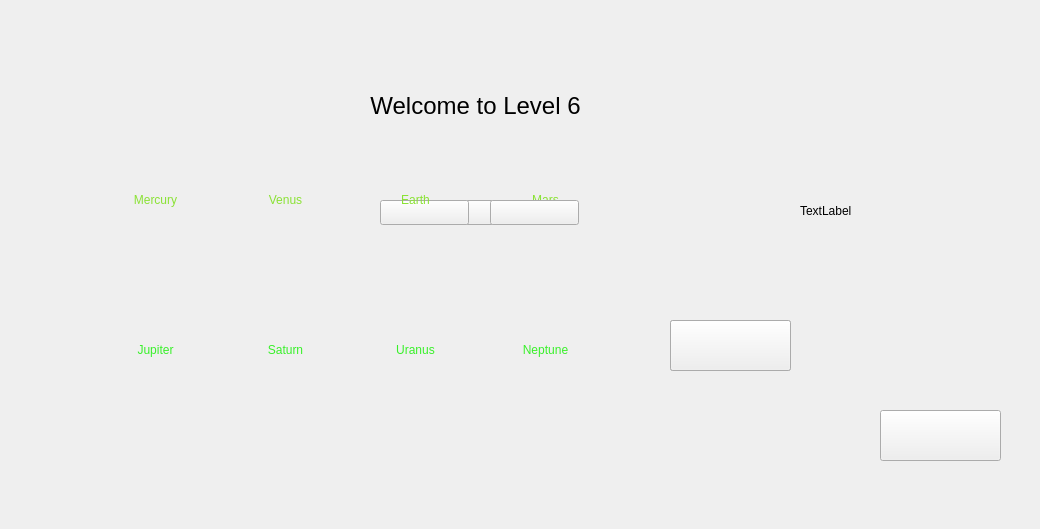
<?xml version="1.0" encoding="UTF-8"?>
<ui version="4.0">
 <class>Level6</class>
 <widget class="QWidget" name="Level6">
  <property name="geometry">
   <rect>
    <x>0</x>
    <y>0</y>
    <width>1040</width>
    <height>529</height>
   </rect>
  </property>
  <property name="windowTitle">
   <string>Form</string>
  </property>
  <widget class="QStackedWidget" name="stackedWidget">
   <property name="geometry">
    <rect>
     <x>0</x>
     <y>0</y>
     <width>1040</width>
     <height>529</height>
    </rect>
   </property>
   <property name="styleSheet">
    <string notr="true">background-color: ();</string>
   </property>
   <property name="currentIndex">
    <number>0</number>
   </property>
   <widget class="QWidget" name="page">
    <widget class="QPushButton" name="levelButton">
     <property name="geometry">
      <rect>
       <x>880</x>
       <y>410</y>
       <width>121</width>
       <height>51</height>
      </rect>
     </property>
     <property name="styleSheet">
      <string notr="true">border-image : url(:/Pictures/selectlevel.png)</string>
     </property>
     <property name="text">
      <string/>
     </property>
    </widget>
    <widget class="QLabel" name="imageLabel">
     <property name="geometry">
      <rect>
       <x>800</x>
       <y>50</y>
       <width>322</width>
       <height>322</height>
      </rect>
     </property>
     <property name="styleSheet">
      <string notr="true">image: url(:/new/prefix1/ImagesLevel6/lean.png);</string>
     </property>
     <property name="text">
      <string>TextLabel</string>
     </property>
    </widget>
    <widget class="QLabel" name="chatLabel1">
     <property name="geometry">
      <rect>
       <x>80</x>
       <y>30</y>
       <width>791</width>
       <height>151</height>
      </rect>
     </property>
     <property name="font">
      <font>
       <pointsize>18</pointsize>
      </font>
     </property>
     <property name="text">
      <string>Welcome to Level 6</string>
     </property>
     <property name="alignment">
      <set>Qt::AlignCenter</set>
     </property>
    </widget>
    <widget class="QPushButton" name="pushButton">
     <property name="geometry">
      <rect>
       <x>380</x>
       <y>200</y>
       <width>89</width>
       <height>25</height>
      </rect>
     </property>
     <property name="styleSheet">
      <string notr="true">border-image: url(:/Pictures/yes.png);</string>
     </property>
     <property name="text">
      <string/>
     </property>
    </widget>
    <widget class="QPushButton" name="pushButton_2">
     <property name="geometry">
      <rect>
       <x>490</x>
       <y>200</y>
       <width>89</width>
       <height>25</height>
      </rect>
     </property>
     <property name="styleSheet">
      <string notr="true">border-image: url(:/Pictures/no.png);</string>
     </property>
     <property name="text">
      <string/>
     </property>
    </widget>
    <widget class="QPushButton" name="startevel6">
     <property name="geometry">
      <rect>
       <x>430</x>
       <y>200</y>
       <width>89</width>
       <height>25</height>
      </rect>
     </property>
     <property name="styleSheet">
      <string notr="true">border-image: url(:/Pictures/what.png);</string>
     </property>
     <property name="text">
      <string/>
     </property>
    </widget>
    <widget class="QPushButton" name="contStart">
     <property name="geometry">
      <rect>
       <x>430</x>
       <y>200</y>
       <width>89</width>
       <height>25</height>
      </rect>
     </property>
     <property name="styleSheet">
      <string notr="true">border-image: url(:/Pictures/nice.png);</string>
     </property>
     <property name="text">
      <string/>
     </property>
    </widget>
    <widget class="QLabel" name="mercury">
     <property name="geometry">
      <rect>
       <x>100</x>
       <y>230</y>
       <width>111</width>
       <height>91</height>
      </rect>
     </property>
     <property name="styleSheet">
      <string notr="true">image: url(:/new/prefix1/ImagesLevel6/mercury.jpg);</string>
     </property>
     <property name="text">
      <string/>
     </property>
    </widget>
    <widget class="QLabel" name="venus">
     <property name="geometry">
      <rect>
       <x>230</x>
       <y>230</y>
       <width>111</width>
       <height>91</height>
      </rect>
     </property>
     <property name="text">
      <string/>
     </property>
    </widget>
    <widget class="QLabel" name="earth">
     <property name="geometry">
      <rect>
       <x>360</x>
       <y>230</y>
       <width>111</width>
       <height>91</height>
      </rect>
     </property>
     <property name="text">
      <string/>
     </property>
    </widget>
    <widget class="QLabel" name="mars">
     <property name="geometry">
      <rect>
       <x>490</x>
       <y>230</y>
       <width>111</width>
       <height>91</height>
      </rect>
     </property>
     <property name="text">
      <string/>
     </property>
    </widget>
    <widget class="QLabel" name="jupiter">
     <property name="geometry">
      <rect>
       <x>100</x>
       <y>380</y>
       <width>111</width>
       <height>91</height>
      </rect>
     </property>
     <property name="text">
      <string/>
     </property>
    </widget>
    <widget class="QLabel" name="saturn">
     <property name="geometry">
      <rect>
       <x>230</x>
       <y>380</y>
       <width>111</width>
       <height>91</height>
      </rect>
     </property>
     <property name="text">
      <string/>
     </property>
    </widget>
    <widget class="QLabel" name="uranus">
     <property name="geometry">
      <rect>
       <x>360</x>
       <y>380</y>
       <width>111</width>
       <height>91</height>
      </rect>
     </property>
     <property name="text">
      <string/>
     </property>
    </widget>
    <widget class="QLabel" name="neptune">
     <property name="geometry">
      <rect>
       <x>490</x>
       <y>380</y>
       <width>111</width>
       <height>91</height>
      </rect>
     </property>
     <property name="text">
      <string/>
     </property>
    </widget>
    <widget class="QLabel" name="pluto">
     <property name="geometry">
      <rect>
       <x>630</x>
       <y>380</y>
       <width>111</width>
       <height>91</height>
      </rect>
     </property>
     <property name="text">
      <string/>
     </property>
    </widget>
    <widget class="QLabel" name="terresBorder">
     <property name="geometry">
      <rect>
       <x>80</x>
       <y>220</y>
       <width>541</width>
       <height>111</height>
      </rect>
     </property>
     <property name="text">
      <string/>
     </property>
    </widget>
    <widget class="QLabel" name="gasBorder">
     <property name="geometry">
      <rect>
       <x>80</x>
       <y>370</y>
       <width>541</width>
       <height>111</height>
      </rect>
     </property>
     <property name="text">
      <string/>
     </property>
    </widget>
    <widget class="QLabel" name="mercLabel">
     <property name="geometry">
      <rect>
       <x>100</x>
       <y>190</y>
       <width>111</width>
       <height>20</height>
      </rect>
     </property>
     <property name="text">
      <string>&lt;html&gt;&lt;head/&gt;&lt;body&gt;&lt;p&gt;&lt;span style=&quot; color:#8ae234;&quot;&gt;Mercury&lt;/span&gt;&lt;/p&gt;&lt;/body&gt;&lt;/html&gt;</string>
     </property>
     <property name="alignment">
      <set>Qt::AlignCenter</set>
     </property>
    </widget>
    <widget class="QLabel" name="venusLabel">
     <property name="geometry">
      <rect>
       <x>230</x>
       <y>190</y>
       <width>111</width>
       <height>20</height>
      </rect>
     </property>
     <property name="text">
      <string>&lt;html&gt;&lt;head/&gt;&lt;body&gt;&lt;p&gt;&lt;span style=&quot; color:#8ae234;&quot;&gt;Venus&lt;/span&gt;&lt;/p&gt;&lt;/body&gt;&lt;/html&gt;</string>
     </property>
     <property name="alignment">
      <set>Qt::AlignCenter</set>
     </property>
    </widget>
    <widget class="QLabel" name="marsLabel">
     <property name="geometry">
      <rect>
       <x>490</x>
       <y>190</y>
       <width>111</width>
       <height>20</height>
      </rect>
     </property>
     <property name="text">
      <string>&lt;html&gt;&lt;head/&gt;&lt;body&gt;&lt;p&gt;&lt;span style=&quot; color:#8ae234;&quot;&gt;Mars&lt;/span&gt;&lt;/p&gt;&lt;/body&gt;&lt;/html&gt;</string>
     </property>
     <property name="alignment">
      <set>Qt::AlignCenter</set>
     </property>
    </widget>
    <widget class="QLabel" name="earthLabel">
     <property name="geometry">
      <rect>
       <x>360</x>
       <y>190</y>
       <width>111</width>
       <height>20</height>
      </rect>
     </property>
     <property name="text">
      <string>&lt;html&gt;&lt;head/&gt;&lt;body&gt;&lt;p&gt;&lt;span style=&quot; color:#8ae234;&quot;&gt;Earth&lt;/span&gt;&lt;/p&gt;&lt;/body&gt;&lt;/html&gt;</string>
     </property>
     <property name="alignment">
      <set>Qt::AlignCenter</set>
     </property>
    </widget>
    <widget class="QLabel" name="satLabel">
     <property name="geometry">
      <rect>
       <x>230</x>
       <y>340</y>
       <width>111</width>
       <height>20</height>
      </rect>
     </property>
     <property name="text">
      <string>&lt;html&gt;&lt;head/&gt;&lt;body&gt;&lt;p&gt;&lt;span style=&quot; color:#38f029;&quot;&gt;Saturn&lt;/span&gt;&lt;/p&gt;&lt;/body&gt;&lt;/html&gt;</string>
     </property>
     <property name="alignment">
      <set>Qt::AlignCenter</set>
     </property>
    </widget>
    <widget class="QLabel" name="jupLabel">
     <property name="geometry">
      <rect>
       <x>100</x>
       <y>340</y>
       <width>111</width>
       <height>20</height>
      </rect>
     </property>
     <property name="text">
      <string>&lt;html&gt;&lt;head/&gt;&lt;body&gt;&lt;p&gt;&lt;span style=&quot; color:#38f029;&quot;&gt;Jupiter&lt;/span&gt;&lt;/p&gt;&lt;/body&gt;&lt;/html&gt;</string>
     </property>
     <property name="alignment">
      <set>Qt::AlignCenter</set>
     </property>
    </widget>
    <widget class="QLabel" name="uranLabel">
     <property name="geometry">
      <rect>
       <x>360</x>
       <y>340</y>
       <width>111</width>
       <height>20</height>
      </rect>
     </property>
     <property name="text">
      <string>&lt;html&gt;&lt;head/&gt;&lt;body&gt;&lt;p&gt;&lt;span style=&quot; color:#38f029;&quot;&gt;Uranus&lt;/span&gt;&lt;/p&gt;&lt;/body&gt;&lt;/html&gt;</string>
     </property>
     <property name="alignment">
      <set>Qt::AlignCenter</set>
     </property>
    </widget>
    <widget class="QLabel" name="neptLabel">
     <property name="geometry">
      <rect>
       <x>490</x>
       <y>340</y>
       <width>111</width>
       <height>20</height>
      </rect>
     </property>
     <property name="text">
      <string>&lt;html&gt;&lt;head/&gt;&lt;body&gt;&lt;p&gt;&lt;span style=&quot; color:#38f029;&quot;&gt;Neptune&lt;/span&gt;&lt;/p&gt;&lt;/body&gt;&lt;/html&gt;</string>
     </property>
     <property name="alignment">
      <set>Qt::AlignCenter</set>
     </property>
    </widget>
    <widget class="QPushButton" name="mnemonicButton">
     <property name="geometry">
      <rect>
       <x>670</x>
       <y>320</y>
       <width>121</width>
       <height>51</height>
      </rect>
     </property>
     <property name="styleSheet">
      <string notr="true">border-image: url(:/Pictures/teachme.png);</string>
     </property>
     <property name="text">
      <string/>
     </property>
    </widget>
    <widget class="QPushButton" name="playGameButton">
     <property name="geometry">
      <rect>
       <x>670</x>
       <y>320</y>
       <width>121</width>
       <height>51</height>
      </rect>
     </property>
     <property name="styleSheet">
      <string notr="true">border-image: url(:/Pictures/startgameorange.png);</string>
     </property>
     <property name="text">
      <string/>
     </property>
    </widget>
    <zorder>terresBorder</zorder>
    <zorder>gasBorder</zorder>
    <zorder>saturn</zorder>
    <zorder>jupLabel</zorder>
    <zorder>jupiter</zorder>
    <zorder>contStart</zorder>
    <zorder>mars</zorder>
    <zorder>venusLabel</zorder>
    <zorder>uranus</zorder>
    <zorder>startevel6</zorder>
    <zorder>pluto</zorder>
    <zorder>satLabel</zorder>
    <zorder>neptLabel</zorder>
    <zorder>venus</zorder>
    <zorder>levelButton</zorder>
    <zorder>pushButton</zorder>
    <zorder>mercury</zorder>
    <zorder>imageLabel</zorder>
    <zorder>earth</zorder>
    <zorder>marsLabel</zorder>
    <zorder>chatLabel1</zorder>
    <zorder>mercLabel</zorder>
    <zorder>uranLabel</zorder>
    <zorder>pushButton_2</zorder>
    <zorder>neptune</zorder>
    <zorder>earthLabel</zorder>
    <zorder>mnemonicButton</zorder>
    <zorder>playGameButton</zorder>
   </widget>
   <widget class="QWidget" name="page_2">
    <widget class="QPushButton" name="levelButton_2">
     <property name="geometry">
      <rect>
       <x>880</x>
       <y>410</y>
       <width>121</width>
       <height>51</height>
      </rect>
     </property>
     <property name="styleSheet">
      <string notr="true">border-image: url(:/Pictures/selectlevel.png);</string>
     </property>
     <property name="text">
      <string/>
     </property>
    </widget>
    <widget class="QFrame" name="frame">
     <property name="geometry">
      <rect>
       <x>20</x>
       <y>10</y>
       <width>981</width>
       <height>381</height>
      </rect>
     </property>
     <property name="styleSheet">
      <string notr="true">background-color: ();</string>
     </property>
     <property name="frameShape">
      <enum>QFrame::StyledPanel</enum>
     </property>
     <property name="frameShadow">
      <enum>QFrame::Raised</enum>
     </property>
     <widget class="QLabel" name="marsIcon">
      <property name="geometry">
       <rect>
        <x>470</x>
        <y>70</y>
        <width>81</width>
        <height>71</height>
       </rect>
      </property>
      <property name="text">
       <string/>
      </property>
     </widget>
     <widget class="QPushButton" name="mercButton">
      <property name="geometry">
       <rect>
        <x>80</x>
        <y>70</y>
        <width>81</width>
        <height>71</height>
       </rect>
      </property>
      <property name="styleSheet">
       <string notr="true">border-image: url(:/new/prefix1/ImagesLevel6/mercuryIcon.png);</string>
      </property>
      <property name="text">
       <string/>
      </property>
     </widget>
     <widget class="QPushButton" name="venButton">
      <property name="geometry">
       <rect>
        <x>210</x>
        <y>70</y>
        <width>81</width>
        <height>71</height>
       </rect>
      </property>
      <property name="text">
       <string/>
      </property>
     </widget>
     <widget class="QPushButton" name="earthButton">
      <property name="geometry">
       <rect>
        <x>340</x>
        <y>70</y>
        <width>81</width>
        <height>71</height>
       </rect>
      </property>
      <property name="text">
       <string/>
      </property>
     </widget>
     <widget class="QPushButton" name="marsButton">
      <property name="geometry">
       <rect>
        <x>470</x>
        <y>70</y>
        <width>81</width>
        <height>71</height>
       </rect>
      </property>
      <property name="text">
       <string/>
      </property>
     </widget>
     <widget class="QLabel" name="loseLabel">
      <property name="geometry">
       <rect>
        <x>680</x>
        <y>120</y>
        <width>111</width>
        <height>71</height>
       </rect>
      </property>
      <property name="font">
       <font>
        <pointsize>18</pointsize>
        <weight>75</weight>
        <bold>true</bold>
       </font>
      </property>
      <property name="styleSheet">
       <string notr="true">QLabel { background-color: white; color: blue; }</string>
      </property>
      <property name="text">
       <string>LOSE</string>
      </property>
      <property name="alignment">
       <set>Qt::AlignCenter</set>
      </property>
     </widget>
     <widget class="QPushButton" name="nextLevel">
      <property name="geometry">
       <rect>
        <x>820</x>
        <y>180</y>
        <width>121</width>
        <height>61</height>
       </rect>
      </property>
      <property name="styleSheet">
       <string notr="true">border-image: url(:/Pictures/nextstage.png);</string>
      </property>
      <property name="text">
       <string/>
      </property>
     </widget>
     <widget class="QPushButton" name="restartButton">
      <property name="geometry">
       <rect>
        <x>820</x>
        <y>280</y>
        <width>121</width>
        <height>61</height>
       </rect>
      </property>
      <property name="styleSheet">
       <string notr="true">border-image: url(:/Pictures/restartstage.png);</string>
      </property>
      <property name="text">
       <string/>
      </property>
     </widget>
     <widget class="QPushButton" name="jupiterButton">
      <property name="geometry">
       <rect>
        <x>80</x>
        <y>230</y>
        <width>81</width>
        <height>70</height>
       </rect>
      </property>
      <property name="text">
       <string>PushButton</string>
      </property>
     </widget>
     <widget class="QPushButton" name="saturnButton">
      <property name="geometry">
       <rect>
        <x>210</x>
        <y>230</y>
        <width>81</width>
        <height>71</height>
       </rect>
      </property>
      <property name="text">
       <string>PushButton</string>
      </property>
     </widget>
     <widget class="QPushButton" name="uranusButton">
      <property name="geometry">
       <rect>
        <x>340</x>
        <y>230</y>
        <width>81</width>
        <height>71</height>
       </rect>
      </property>
      <property name="text">
       <string>PushButton</string>
      </property>
     </widget>
     <widget class="QPushButton" name="neptuneButton">
      <property name="geometry">
       <rect>
        <x>470</x>
        <y>230</y>
        <width>81</width>
        <height>71</height>
       </rect>
      </property>
      <property name="text">
       <string>PushButton</string>
      </property>
     </widget>
     <widget class="QLabel" name="label_3">
      <property name="geometry">
       <rect>
        <x>70</x>
        <y>60</y>
        <width>101</width>
        <height>91</height>
       </rect>
      </property>
      <property name="text">
       <string/>
      </property>
     </widget>
     <widget class="QLabel" name="label_4">
      <property name="geometry">
       <rect>
        <x>200</x>
        <y>60</y>
        <width>101</width>
        <height>91</height>
       </rect>
      </property>
      <property name="text">
       <string/>
      </property>
     </widget>
     <widget class="QLabel" name="label_5">
      <property name="geometry">
       <rect>
        <x>330</x>
        <y>60</y>
        <width>101</width>
        <height>91</height>
       </rect>
      </property>
      <property name="text">
       <string/>
      </property>
     </widget>
     <widget class="QLabel" name="label_6">
      <property name="geometry">
       <rect>
        <x>460</x>
        <y>60</y>
        <width>101</width>
        <height>91</height>
       </rect>
      </property>
      <property name="text">
       <string/>
      </property>
     </widget>
     <widget class="QLabel" name="label_7">
      <property name="geometry">
       <rect>
        <x>70</x>
        <y>220</y>
        <width>101</width>
        <height>91</height>
       </rect>
      </property>
      <property name="text">
       <string/>
      </property>
     </widget>
     <widget class="QLabel" name="label_8">
      <property name="geometry">
       <rect>
        <x>200</x>
        <y>220</y>
        <width>101</width>
        <height>91</height>
       </rect>
      </property>
      <property name="text">
       <string/>
      </property>
     </widget>
     <widget class="QLabel" name="label_9">
      <property name="geometry">
       <rect>
        <x>330</x>
        <y>220</y>
        <width>101</width>
        <height>91</height>
       </rect>
      </property>
      <property name="text">
       <string/>
      </property>
     </widget>
     <widget class="QLabel" name="label_10">
      <property name="geometry">
       <rect>
        <x>460</x>
        <y>220</y>
        <width>101</width>
        <height>91</height>
       </rect>
      </property>
      <property name="text">
       <string/>
      </property>
     </widget>
     <zorder>label_4</zorder>
     <zorder>label_7</zorder>
     <zorder>label_9</zorder>
     <zorder>label_10</zorder>
     <zorder>label_5</zorder>
     <zorder>label_6</zorder>
     <zorder>label_8</zorder>
     <zorder>label_3</zorder>
     <zorder>marsIcon</zorder>
     <zorder>mercButton</zorder>
     <zorder>venButton</zorder>
     <zorder>earthButton</zorder>
     <zorder>marsButton</zorder>
     <zorder>loseLabel</zorder>
     <zorder>nextLevel</zorder>
     <zorder>restartButton</zorder>
     <zorder>jupiterButton</zorder>
     <zorder>saturnButton</zorder>
     <zorder>uranusButton</zorder>
     <zorder>neptuneButton</zorder>
    </widget>
    <widget class="QLabel" name="label">
     <property name="geometry">
      <rect>
       <x>170</x>
       <y>410</y>
       <width>641</width>
       <height>51</height>
      </rect>
     </property>
     <property name="font">
      <font>
       <pointsize>13</pointsize>
      </font>
     </property>
     <property name="text">
      <string>Click the planets in the right order! The faster your time, the better your score!</string>
     </property>
     <property name="alignment">
      <set>Qt::AlignCenter</set>
     </property>
     <property name="wordWrap">
      <bool>true</bool>
     </property>
    </widget>
    <zorder>frame</zorder>
    <zorder>levelButton_2</zorder>
    <zorder>label</zorder>
   </widget>
   <widget class="QWidget" name="page_3">
    <widget class="QFrame" name="frame_2">
     <property name="geometry">
      <rect>
       <x>20</x>
       <y>10</y>
       <width>981</width>
       <height>381</height>
      </rect>
     </property>
     <property name="styleSheet">
      <string notr="true">background-color: ();</string>
     </property>
     <property name="frameShape">
      <enum>QFrame::StyledPanel</enum>
     </property>
     <property name="frameShadow">
      <enum>QFrame::Raised</enum>
     </property>
     <widget class="QLabel" name="mercuryIcon_2">
      <property name="geometry">
       <rect>
        <x>430</x>
        <y>170</y>
        <width>101</width>
        <height>91</height>
       </rect>
      </property>
      <property name="text">
       <string/>
      </property>
     </widget>
     <widget class="QLabel" name="venusIcon_2">
      <property name="geometry">
       <rect>
        <x>240</x>
        <y>130</y>
        <width>101</width>
        <height>91</height>
       </rect>
      </property>
      <property name="text">
       <string/>
      </property>
     </widget>
     <widget class="QLabel" name="earthIcon_2">
      <property name="geometry">
       <rect>
        <x>30</x>
        <y>10</y>
        <width>101</width>
        <height>91</height>
       </rect>
      </property>
      <property name="text">
       <string/>
      </property>
     </widget>
     <widget class="QLabel" name="marsIcon_2">
      <property name="geometry">
       <rect>
        <x>50</x>
        <y>210</y>
        <width>101</width>
        <height>91</height>
       </rect>
      </property>
      <property name="text">
       <string/>
      </property>
     </widget>
     <widget class="QPushButton" name="mercButton_2">
      <property name="geometry">
       <rect>
        <x>440</x>
        <y>180</y>
        <width>81</width>
        <height>71</height>
       </rect>
      </property>
      <property name="text">
       <string/>
      </property>
     </widget>
     <widget class="QPushButton" name="venButton_2">
      <property name="geometry">
       <rect>
        <x>250</x>
        <y>140</y>
        <width>81</width>
        <height>71</height>
       </rect>
      </property>
      <property name="styleSheet">
       <string notr="true">border-image:url(:/new/prefix1/ImagesLevel6/venusIcon.png)</string>
      </property>
      <property name="text">
       <string/>
      </property>
     </widget>
     <widget class="QPushButton" name="earthButton_2">
      <property name="geometry">
       <rect>
        <x>40</x>
        <y>20</y>
        <width>81</width>
        <height>71</height>
       </rect>
      </property>
      <property name="styleSheet">
       <string notr="true">border-image: url(:/new/prefix1/ImagesLevel6/earthIcon.png);</string>
      </property>
      <property name="text">
       <string/>
      </property>
     </widget>
     <widget class="QPushButton" name="marsButton_2">
      <property name="geometry">
       <rect>
        <x>60</x>
        <y>220</y>
        <width>81</width>
        <height>71</height>
       </rect>
      </property>
      <property name="text">
       <string/>
      </property>
     </widget>
     <widget class="QLabel" name="loseLabel_2">
      <property name="geometry">
       <rect>
        <x>680</x>
        <y>120</y>
        <width>121</width>
        <height>71</height>
       </rect>
      </property>
      <property name="font">
       <font>
        <pointsize>18</pointsize>
        <weight>75</weight>
        <bold>true</bold>
       </font>
      </property>
      <property name="styleSheet">
       <string notr="true">QLabel { background-color: white; color: blue; }</string>
      </property>
      <property name="text">
       <string>LOSE</string>
      </property>
      <property name="alignment">
       <set>Qt::AlignCenter</set>
      </property>
     </widget>
     <widget class="QPushButton" name="nextLevel_2">
      <property name="geometry">
       <rect>
        <x>820</x>
        <y>180</y>
        <width>121</width>
        <height>61</height>
       </rect>
      </property>
      <property name="styleSheet">
       <string notr="true">border-image: url(:/Pictures/nextstage.png);</string>
      </property>
      <property name="text">
       <string/>
      </property>
     </widget>
     <widget class="QPushButton" name="restartButton_2">
      <property name="geometry">
       <rect>
        <x>820</x>
        <y>280</y>
        <width>121</width>
        <height>61</height>
       </rect>
      </property>
      <property name="styleSheet">
       <string notr="true">border-image: url(:/Pictures/restartstage.png);</string>
      </property>
      <property name="text">
       <string/>
      </property>
     </widget>
     <widget class="QLabel" name="uranus_3">
      <property name="geometry">
       <rect>
        <x>760</x>
        <y>20</y>
        <width>101</width>
        <height>91</height>
       </rect>
      </property>
      <property name="text">
       <string/>
      </property>
     </widget>
     <widget class="QPushButton" name="jupiterButton_2">
      <property name="geometry">
       <rect>
        <x>610</x>
        <y>220</y>
        <width>81</width>
        <height>71</height>
       </rect>
      </property>
      <property name="text">
       <string>PushButton</string>
      </property>
     </widget>
     <widget class="QPushButton" name="uranusButton_2">
      <property name="geometry">
       <rect>
        <x>770</x>
        <y>30</y>
        <width>81</width>
        <height>71</height>
       </rect>
      </property>
      <property name="text">
       <string>PushButton</string>
      </property>
     </widget>
     <widget class="QPushButton" name="neptuneButton_2">
      <property name="geometry">
       <rect>
        <x>550</x>
        <y>50</y>
        <width>81</width>
        <height>71</height>
       </rect>
      </property>
      <property name="text">
       <string>PushButton</string>
      </property>
     </widget>
     <widget class="QPushButton" name="saturnButton_2">
      <property name="geometry">
       <rect>
        <x>300</x>
        <y>30</y>
        <width>81</width>
        <height>71</height>
       </rect>
      </property>
      <property name="text">
       <string>PushButton</string>
      </property>
     </widget>
     <widget class="QLabel" name="neptune_3">
      <property name="geometry">
       <rect>
        <x>540</x>
        <y>40</y>
        <width>101</width>
        <height>91</height>
       </rect>
      </property>
      <property name="text">
       <string/>
      </property>
     </widget>
     <widget class="QLabel" name="jupiter_3">
      <property name="geometry">
       <rect>
        <x>600</x>
        <y>210</y>
        <width>101</width>
        <height>91</height>
       </rect>
      </property>
      <property name="text">
       <string/>
      </property>
     </widget>
     <widget class="QLabel" name="saturn_3">
      <property name="geometry">
       <rect>
        <x>290</x>
        <y>20</y>
        <width>101</width>
        <height>91</height>
       </rect>
      </property>
      <property name="text">
       <string/>
      </property>
     </widget>
     <zorder>mercuryIcon_2</zorder>
     <zorder>jupiter_3</zorder>
     <zorder>earthIcon_2</zorder>
     <zorder>marsIcon_2</zorder>
     <zorder>uranus_3</zorder>
     <zorder>saturn_3</zorder>
     <zorder>neptune_3</zorder>
     <zorder>venusIcon_2</zorder>
     <zorder>mercButton_2</zorder>
     <zorder>venButton_2</zorder>
     <zorder>earthButton_2</zorder>
     <zorder>marsButton_2</zorder>
     <zorder>loseLabel_2</zorder>
     <zorder>nextLevel_2</zorder>
     <zorder>restartButton_2</zorder>
     <zorder>jupiterButton_2</zorder>
     <zorder>uranusButton_2</zorder>
     <zorder>neptuneButton_2</zorder>
     <zorder>saturnButton_2</zorder>
    </widget>
    <widget class="QPushButton" name="selectLevelButton_2">
     <property name="geometry">
      <rect>
       <x>880</x>
       <y>410</y>
       <width>121</width>
       <height>51</height>
      </rect>
     </property>
     <property name="styleSheet">
      <string notr="true">border-image: url(:/Pictures/selectlevel.png);</string>
     </property>
     <property name="text">
      <string/>
     </property>
    </widget>
    <widget class="QLabel" name="label_2">
     <property name="geometry">
      <rect>
       <x>170</x>
       <y>410</y>
       <width>641</width>
       <height>51</height>
      </rect>
     </property>
     <property name="font">
      <font>
       <pointsize>13</pointsize>
      </font>
     </property>
     <property name="text">
      <string>Click the planets in the right order! The faster your time, the better your score!</string>
     </property>
     <property name="alignment">
      <set>Qt::AlignCenter</set>
     </property>
     <property name="wordWrap">
      <bool>true</bool>
     </property>
    </widget>
   </widget>
  </widget>
 </widget>
 <resources/>
 <connections/>
</ui>
